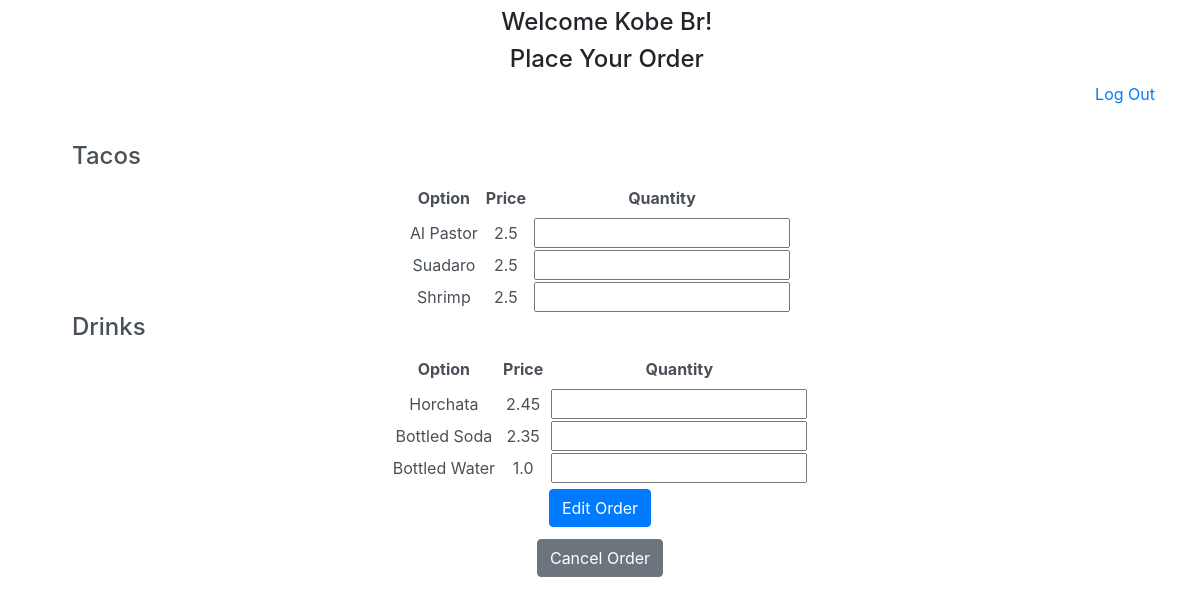
The page /view_cart (signed in) on the database its author committed.
### models.py (models this page shows)
class Product(db.Model):
    id = db.Column(db.Integer, primary_key=True)
    name = db.Column(db.String(145))
    price = db.Column(db.Float)
    cat_id = db.Column(db.Integer, db.ForeignKey('category.id'))
    created_at = db.Column(db.DateTime, server_default=func.now())
    updated_at = db.Column(db.DateTime, server_default=func.now(), onupdate=func.now())

### controller_functions.py (the view, shortened to what this page needs)
def view_cart():
    print(request.form)
    items_arr = []
    f = request.form
    items = Product.query.all()
    for item in items:
        items_dict = {}
        items_dict['name'] = item.name
        items_dict['id'] = item.id
        items_dict['cat_id'] = item.cat_id
        items_dict['price'] = item.price
        items_arr.append(items_dict)
    return render_template("edit_order.html", name = session["name"], user_id = session["user_id"], items=items_arr)

### templates/edit_order.html (shortened to what this page needs)
<!DOCTYPE html>
<html lang="en">
<head>
    <link rel="stylesheet" type="text/css" href="{{ url_for('static', filename='css/bootstrap.css') }}">
</head>
<body>
    <div class="header">
        <h4>Welcome {{name}}!</h4>
        <h4>Place Your Order</h4>
        <a href="/" class="header_text"> Log Out</a>
    </div>
    <form action="/add_to_cart" method="POST" class="form-control" id="add_to_cart">
        <h4>Tacos</h4>
            <table>
                <tr>
                    <th>Option</th>
                    <th>Price</th>
                    <th>Quantity</th>
                </tr>
                {% for item in items%}
                {%if item.cat_id ==1 %}
                <tr>
                    <td><input type="hidden" name="{{item.name}}" value="{{item.name}}"> {{item.name}} </td>
                    <td><input type="hidden" name="{{item.price}}" value="{{item.price}}"> {{item.price}} </td>
                    <td><input type="text" name = "{{item.id}}" id="qty" value="{{item.quantity}}"></td>
                </tr>
                {%endif%}
                {%endfor%}
            </table>
        <h4>Drinks</h4>
        <table>
            <tr>
                <th>Option</th>
                <th>Price</th>
                <th>Quantity</th>
            </tr>
            {% for item in items%}
            {%if item.cat_id ==2 %}
            <tr>
                <td><input type="hidden" name="{{item.name}}" value="{{item.name}}"> {{item.name}} </td>
                <td><input type="hidden" name="{{item.price}}" value="{{item.price}}"> {{item.price}} </td>
                <td><input type="text" name = "{{item.id}}" id="qty" value="{{item.quantity}}"></td>
            </tr>
            {%endif%}
            {%endfor%}
        </table>
        <input type="submit" value="Edit Order" class="btn btn-primary">
    </form>
    <form action="/cancel" method="POST" class="form-control" id="cancel">
        <input type="submit" value="Cancel Order" class="btn btn-secondary">
    </form>
</body>
</html>

### templates/edit_order.html (style rules this page uses)
form h4 { text-align: left; margin-left: 60px; }
form table { margin: 0px auto; }
form table th { padding: 7px; }

### rows shown on the page
Product: name "Al Pastor", price "2.5"
Product: name "Suadaro", price "2.5"
Product: name "Shrimp", price "2.5"
Product: name "Horchata", price "2.45"
Product: name "Bottled Soda", price "2.35"
Product: name "Bottled Water", price "1.0"

### other values the page prints
{{ name }} "Kobe Br"
